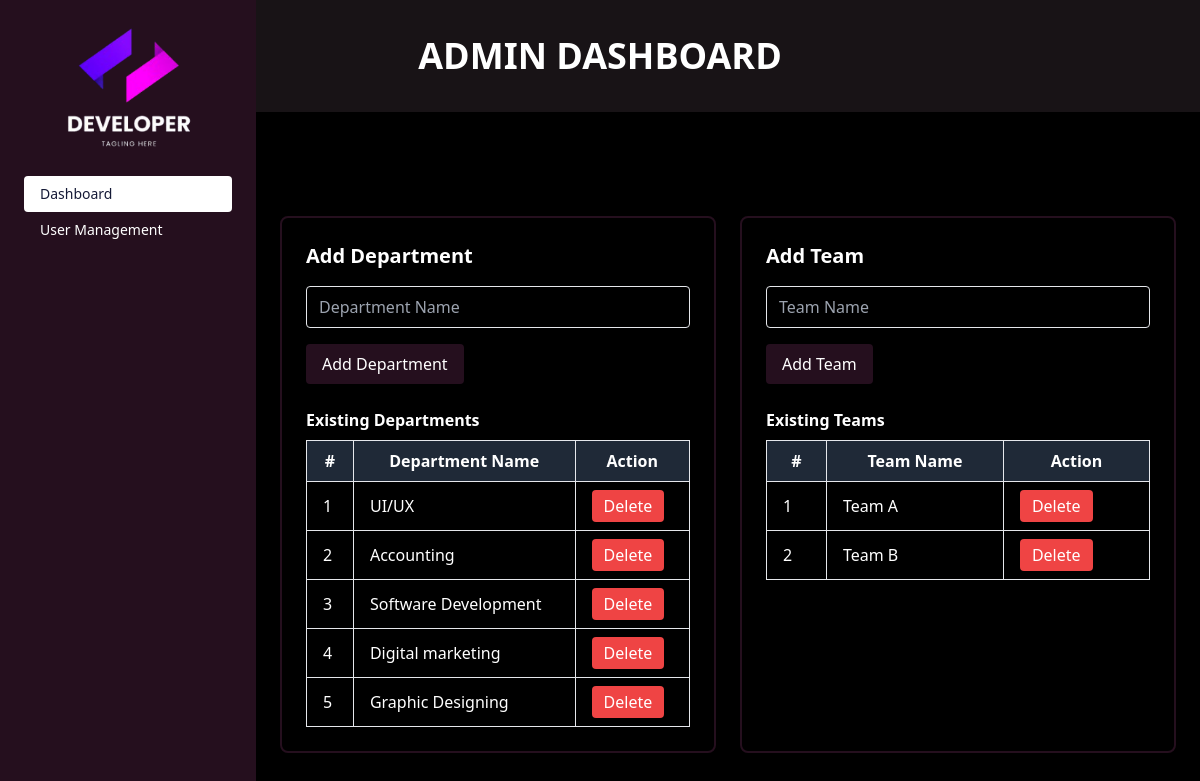
Before: /admin_dashboard with the older database file.
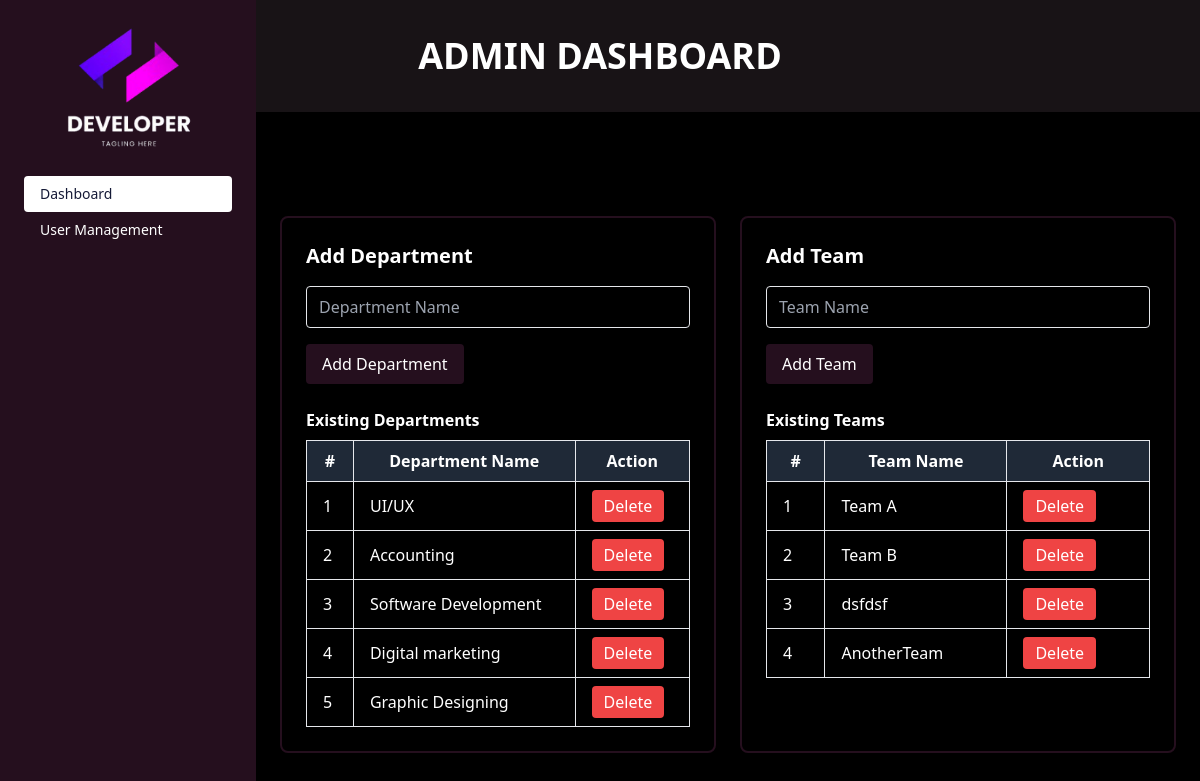
After: the same page with the newer database file.
### monitoringapp/models.py (models this page shows, shortened)
class Department(models.Model):
    name = models.CharField(max_length=100, unique=True)

class Team(models.Model):
    name = models.CharField(max_length=100, unique=True)

### monitoringapp/views.py (the view, shortened to what this page needs)
# urls.py: path('admin_dashboard',views.admin_dashboard,name='admin_dashboard'),
def admin_dashboard(request):
    departments = Department.objects.all()
    teams = Team.objects.all()
    return render(request, "admin_dashboard.html", {"departments": departments, "teams": teams})

### monitoringapp/templates/admin_dashboard.html (shortened to what this page needs)
{% load static %}
<!DOCTYPE html>
<html lang="en">
<head>
  <script src="https://cdn.tailwindcss.com"></script>
  <link rel="stylesheet" href="{% static 'css/admin.css' %}">
</head>
<body class="bg-black text-[#151a37] font-sans select-none">
<div id="sidebar" class="fixed top-0 left-0 h-full w-64 bg-[#250f1e] text-white p-6 z-50 transform -translate-x-full md:translate-x-0 transition-transform duration-300 ease-in-out">
  <div class="flex items-center justify-between mb-6">
    <div class="w-full flex justify-center select-none">
      <img src="./static/images/logo.png" alt="Logo" class="w-32 h-32 object-contain">
    </div>
  </div>
  <nav class="select-none">
    <ul class="space-y-8 text-sm">
      <li>
        <a href="{% url 'admin_dashboard' %}" class="block py-2 px-4 rounded bg-white text-[#151a37]">Dashboard</a>
        <a href="{% url 'admin_usermanagement' %}" class="block py-2 px-4 rounded hover:bg-white hover:text-[#151a37]">User Management</a>
      </li>
    </ul>
  </nav>
</div>
<div class="bg-[#181316] w-full h-28 flex items-center justify-center select-none">
  <h1 class="uppercase text-white text-4xl font-bold">Admin Dashboard</h1>
</div>
<div class="flex-1 p-6 mt-6 md:mt-20 md:ml-64 max-w-full overflow-x-hidden">
  <div class="grid md:grid-cols-2 gap-6">
    <div class="border-2 border-[#250f1e] p-6 rounded-lg shadow-lg text-white">
      <h2 class="text-xl font-bold mb-4">Add Department</h2>
      <form method="POST">
        <input type="text" name="department_name" placeholder="Department Name" required
               class="w-full mb-4 px-3 py-2 rounded text-white bg-transparent border ">
        <button type="submit" name="add_department"
                class="px-4 py-2 bg-[#250f1e] rounded  transition">
          Add Department
        </button>
      </form>
      <h3 class="mt-6 font-semibold">Existing Departments</h3>
      <table class="table-auto w-full mt-2 border border-gray-300">
  <thead>
    <tr class="bg-gray-800">
      <th class="px-4 py-2 border">#</th>
      <th class="px-4 py-2 border">Department Name</th>
      <th class="px-4 py-2 border">Action</th>
    </tr>
  </thead>
  <tbody>
    {% for dept in departments %}
    <tr>
      <td class="px-4 py-2 border">{{ forloop.counter }}</td>
      <td class="px-4 py-2 border">{{ dept.name }}</td>
      <td class="px-4 py-2 border">
        <form action="{% url 'delete_department' dept.id %}" method="post" onsubmit="return confirm('Delete this department?');">
          <button type="submit" class="bg-red-500 text-white px-3 py-1 rounded hover:bg-red-600">
            Delete
          </button>
        </form>
      </td>
    </tr>
    {% empty %}
    <tr>
      <td colspan="3" class="px-4 py-2 text-center border">No departments added yet.</td>
    </tr>
    {% endfor %}
  </tbody>
</table>
    </div>
   <div class="border-2 border-[#250f1e] p-6 rounded-lg shadow-lg text-white">
  <h2 class="text-xl font-bold mb-4">Add Team</h2>
  <form method="POST">
    <input type="text" name="team_name" placeholder="Team Name" required
           class="w-full mb-4 px-3 py-2 rounded text-white bg-transparent border">
    <button type="submit" name="add_team"
            class="px-4 py-2 bg-[#250f1e] rounded transition">
      Add Team
    </button>
  </form>
  <h3 class="mt-6 font-semibold">Existing Teams</h3>
  <table class="table-auto w-full mt-2 border border-gray-300">
  <thead>
    <tr class="bg-gray-800">
      <th class="px-4 py-2 border">#</th>
      <th class="px-4 py-2 border">Team Name</th>
      <th class="px-4 py-2 border">Action</th>
    </tr>
  </thead>
  <tbody>
    {% for team in teams %}
    <tr>
      <td class="px-4 py-2 border">{{ forloop.counter }}</td>
      <td class="px-4 py-2 border">{{ team.name }}</td>
      <td class="px-4 py-2 border">
        <form action="{% url 'delete_team' team.id %}" method="post" onsubmit="return confirm('Delete this team?');">
          <button type="submit" class="bg-red-500 text-white px-3 py-1 rounded hover:bg-red-600">
            Delete
          </button>
        </form>
      </td>
    </tr>
    {% empty %}
    <tr>
      <td colspan="3" class="px-4 py-2 text-center border">No teams added yet.</td>
    </tr>
    {% endfor %}
  </tbody>
</table>
</div>
  </div>
</div>
</body>
</html>

### monitoringapp/static/css/admin.css (style rules this page uses)
input, select, textarea { background-color: transparent !important; color: white !important; }
html, body { overflow-x: hidden; width: 100%; }

Changed rows visible on the page:
added Team: name "dsfdsf"
added Team: name "AnotherTeam"
